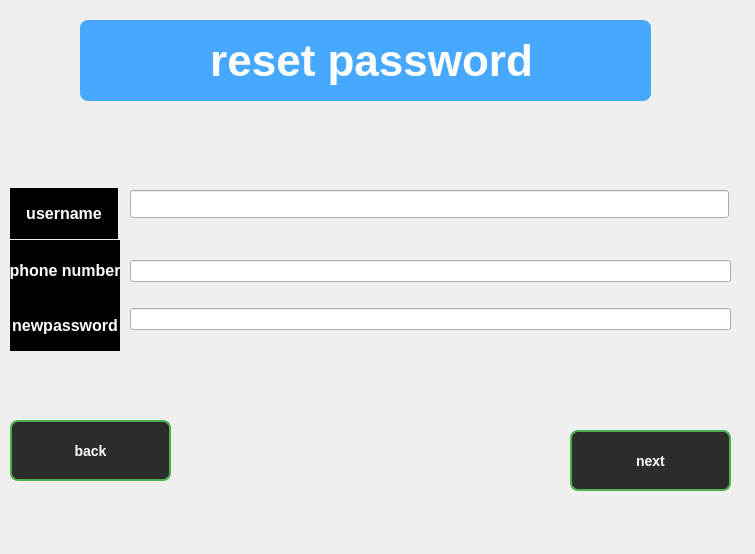
<?xml version="1.0" encoding="UTF-8"?>
<ui version="4.0">
 <class>Forgot</class>
 <widget class="QWidget" name="Forgot">
  <property name="geometry">
   <rect>
    <x>0</x>
    <y>0</y>
    <width>755</width>
    <height>554</height>
   </rect>
  </property>
  <property name="windowTitle">
   <string>Form</string>
  </property>
  <widget class="QWidget" name="verticalLayoutWidget">
   <property name="geometry">
    <rect>
     <x>130</x>
     <y>240</y>
     <width>601</width>
     <height>111</height>
    </rect>
   </property>
   <layout class="QVBoxLayout" name="verticalLayout">
    <item>
     <widget class="QLineEdit" name="lineEdit"/>
    </item>
    <item>
     <widget class="QLineEdit" name="lineEdit_2"/>
    </item>
   </layout>
  </widget>
  <widget class="QWidget" name="verticalLayoutWidget_2">
   <property name="geometry">
    <rect>
     <x>10</x>
     <y>240</y>
     <width>110</width>
     <height>61</height>
    </rect>
   </property>
   <layout class="QVBoxLayout" name="verticalLayout_2">
    <item>
     <widget class="QLabel" name="label_7">
      <property name="styleSheet">
       <string notr="true">/* بک‌گراند کل ویجت اصلی سیاه */
QWidget {
    background-color: #000000;  /* سیاه */
    color: #e0e0e0;             /* رنگ متن روشن */
    font-family: &quot;Segoe UI&quot;, Tahoma, Geneva, Verdana, sans-serif;
    font-size: 14px;
}

/* لیبل‌ها متن سفید و فونت کمی بزرگ‌تر */
QLabel {
    color: #ffffff;
    font-weight: 600;
    font-size: 16px;
}

/* دکمه‌ها با رنگ پس‌زمینه خاکستری تیره و متن سفید */
QPushButton {
    background-color: #2c2c2c;
    color: #ffffff;
    border: 1.5px solid #4caf50; /* حاشیه سبز */
    border-radius: 8px;
    padding: 8px 16px;
    font-weight: bold;
    transition: background-color 0.3s ease;
}

QPushButton:hover {
    background-color: #4caf50;  /* سبز روشن */
    color: #000000;             /* متن مشکی */
}

/* ورودی متن */
QLineEdit {
    background-color: #1a1a1a;
    color: #e0e0e0;
    border: 1px solid #4caf50;
    border-radius: 6px;
    padding: 6px 10px;
}

QLineEdit:hover {
    border-color: #81c784;  /* سبز روشن‌تر */
}

/* انتخاب متن در ورودی */
QLineEdit:selected {
    background-color: #4caf50;
    color: #000000;
}
</string>
      </property>
      <property name="text">
       <string>phone number</string>
      </property>
      <property name="alignment">
       <set>Qt::AlignmentFlag::AlignCenter</set>
      </property>
     </widget>
    </item>
   </layout>
  </widget>
  <widget class="QLabel" name="label">
   <property name="geometry">
    <rect>
     <x>80</x>
     <y>20</y>
     <width>571</width>
     <height>81</height>
    </rect>
   </property>
   <property name="styleSheet">
    <string notr="true">QLabel {
    background-color: #2ecc71;  /* سبز روشن */
	background-color: rgb(70, 169, 255);
    color: white;
    padding: 8px 12px;
    border-radius: 8px;
    font-weight: bold;
    font-size: 44px;
}
</string>
   </property>
   <property name="text">
    <string> reset password</string>
   </property>
   <property name="alignment">
    <set>Qt::AlignmentFlag::AlignCenter</set>
   </property>
  </widget>
  <widget class="QWidget" name="verticalLayoutWidget_3">
   <property name="geometry">
    <rect>
     <x>10</x>
     <y>300</y>
     <width>110</width>
     <height>51</height>
    </rect>
   </property>
   <layout class="QVBoxLayout" name="verticalLayout_3">
    <item>
     <widget class="QLabel" name="label_8">
      <property name="styleSheet">
       <string notr="true">/* بک‌گراند کل ویجت اصلی سیاه */
QWidget {
    background-color: #000000;  /* سیاه */
    color: #e0e0e0;             /* رنگ متن روشن */
    font-family: &quot;Segoe UI&quot;, Tahoma, Geneva, Verdana, sans-serif;
    font-size: 14px;
}

/* لیبل‌ها متن سفید و فونت کمی بزرگ‌تر */
QLabel {
    color: #ffffff;
    font-weight: 600;
    font-size: 16px;
}

/* دکمه‌ها با رنگ پس‌زمینه خاکستری تیره و متن سفید */
QPushButton {
    background-color: #2c2c2c;
    color: #ffffff;
    border: 1.5px solid #4caf50; /* حاشیه سبز */
    border-radius: 8px;
    padding: 8px 16px;
    font-weight: bold;
    transition: background-color 0.3s ease;
}

QPushButton:hover {
    background-color: #4caf50;  /* سبز روشن */
    color: #000000;             /* متن مشکی */
}

/* ورودی متن */
QLineEdit {
    background-color: #1a1a1a;
    color: #e0e0e0;
    border: 1px solid #4caf50;
    border-radius: 6px;
    padding: 6px 10px;
}

QLineEdit:hover {
    border-color: #81c784;  /* سبز روشن‌تر */
}

/* انتخاب متن در ورودی */
QLineEdit:selected {
    background-color: #4caf50;
    color: #000000;
}
</string>
      </property>
      <property name="text">
       <string>newpassword</string>
      </property>
      <property name="alignment">
       <set>Qt::AlignmentFlag::AlignCenter</set>
      </property>
     </widget>
    </item>
   </layout>
  </widget>
  <widget class="QPushButton" name="pushButton">
   <property name="geometry">
    <rect>
     <x>570</x>
     <y>430</y>
     <width>161</width>
     <height>61</height>
    </rect>
   </property>
   <property name="styleSheet">
    <string notr="true">/* بک‌گراند کل ویجت اصلی سیاه */
QWidget {
    background-color: #000000;  /* سیاه */
    color: #e0e0e0;             /* رنگ متن روشن */
    font-family: &quot;Segoe UI&quot;, Tahoma, Geneva, Verdana, sans-serif;
    font-size: 14px;
}

/* لیبل‌ها متن سفید و فونت کمی بزرگ‌تر */
QLabel {
    color: #ffffff;
    font-weight: 600;
    font-size: 16px;
}

/* دکمه‌ها با رنگ پس‌زمینه خاکستری تیره و متن سفید */
QPushButton {
    background-color: #2c2c2c;
    color: #ffffff;
    border: 1.5px solid #4caf50; /* حاشیه سبز */
    border-radius: 8px;
    padding: 8px 16px;
    font-weight: bold;
    transition: background-color 0.3s ease;
}

QPushButton:hover {
    background-color: #4caf50;  /* سبز روشن */
    color: #000000;             /* متن مشکی */
}

/* ورودی متن */
QLineEdit {
    background-color: #1a1a1a;
    color: #e0e0e0;
    border: 1px solid #4caf50;
    border-radius: 6px;
    padding: 6px 10px;
}

QLineEdit:hover {
    border-color: #81c784;  /* سبز روشن‌تر */
}

/* انتخاب متن در ورودی */
QLineEdit:selected {
    background-color: #4caf50;
    color: #000000;
}
</string>
   </property>
   <property name="text">
    <string>next</string>
   </property>
  </widget>
  <widget class="QPushButton" name="pushButton_2">
   <property name="geometry">
    <rect>
     <x>10</x>
     <y>420</y>
     <width>161</width>
     <height>61</height>
    </rect>
   </property>
   <property name="styleSheet">
    <string notr="true">/* بک‌گراند کل ویجت اصلی سیاه */
QWidget {
    background-color: #000000;  /* سیاه */
    color: #e0e0e0;             /* رنگ متن روشن */
    font-family: &quot;Segoe UI&quot;, Tahoma, Geneva, Verdana, sans-serif;
    font-size: 14px;
}

/* لیبل‌ها متن سفید و فونت کمی بزرگ‌تر */
QLabel {
    color: #ffffff;
    font-weight: 600;
    font-size: 16px;
}

/* دکمه‌ها با رنگ پس‌زمینه خاکستری تیره و متن سفید */
QPushButton {
    background-color: #2c2c2c;
    color: #ffffff;
    border: 1.5px solid #4caf50; /* حاشیه سبز */
    border-radius: 8px;
    padding: 8px 16px;
    font-weight: bold;
    transition: background-color 0.3s ease;
}

QPushButton:hover {
    background-color: #4caf50;  /* سبز روشن */
    color: #000000;             /* متن مشکی */
}

/* ورودی متن */
QLineEdit {
    background-color: #1a1a1a;
    color: #e0e0e0;
    border: 1px solid #4caf50;
    border-radius: 6px;
    padding: 6px 10px;
}

QLineEdit:hover {
    border-color: #81c784;  /* سبز روشن‌تر */
}

/* انتخاب متن در ورودی */
QLineEdit:selected {
    background-color: #4caf50;
    color: #000000;
}
</string>
   </property>
   <property name="text">
    <string>back</string>
   </property>
  </widget>
  <widget class="QLabel" name="label_9">
   <property name="geometry">
    <rect>
     <x>10</x>
     <y>188</y>
     <width>108</width>
     <height>51</height>
    </rect>
   </property>
   <property name="styleSheet">
    <string notr="true">/* بک‌گراند کل ویجت اصلی سیاه */
QWidget {
    background-color: #000000;  /* سیاه */
    color: #e0e0e0;             /* رنگ متن روشن */
    font-family: &quot;Segoe UI&quot;, Tahoma, Geneva, Verdana, sans-serif;
    font-size: 14px;
}

/* لیبل‌ها متن سفید و فونت کمی بزرگ‌تر */
QLabel {
    color: #ffffff;
    font-weight: 600;
    font-size: 16px;
}

/* دکمه‌ها با رنگ پس‌زمینه خاکستری تیره و متن سفید */
QPushButton {
    background-color: #2c2c2c;
    color: #ffffff;
    border: 1.5px solid #4caf50; /* حاشیه سبز */
    border-radius: 8px;
    padding: 8px 16px;
    font-weight: bold;
    transition: background-color 0.3s ease;
}

QPushButton:hover {
    background-color: #4caf50;  /* سبز روشن */
    color: #000000;             /* متن مشکی */
}

/* ورودی متن */
QLineEdit {
    background-color: #1a1a1a;
    color: #e0e0e0;
    border: 1px solid #4caf50;
    border-radius: 6px;
    padding: 6px 10px;
}

QLineEdit:hover {
    border-color: #81c784;  /* سبز روشن‌تر */
}

/* انتخاب متن در ورودی */
QLineEdit:selected {
    background-color: #4caf50;
    color: #000000;
}
</string>
   </property>
   <property name="text">
    <string>username</string>
   </property>
   <property name="alignment">
    <set>Qt::AlignmentFlag::AlignCenter</set>
   </property>
  </widget>
  <widget class="QLineEdit" name="lineEdit_3">
   <property name="geometry">
    <rect>
     <x>130</x>
     <y>190</y>
     <width>599</width>
     <height>28</height>
    </rect>
   </property>
  </widget>
 </widget>
 <resources/>
 <connections/>
</ui>
